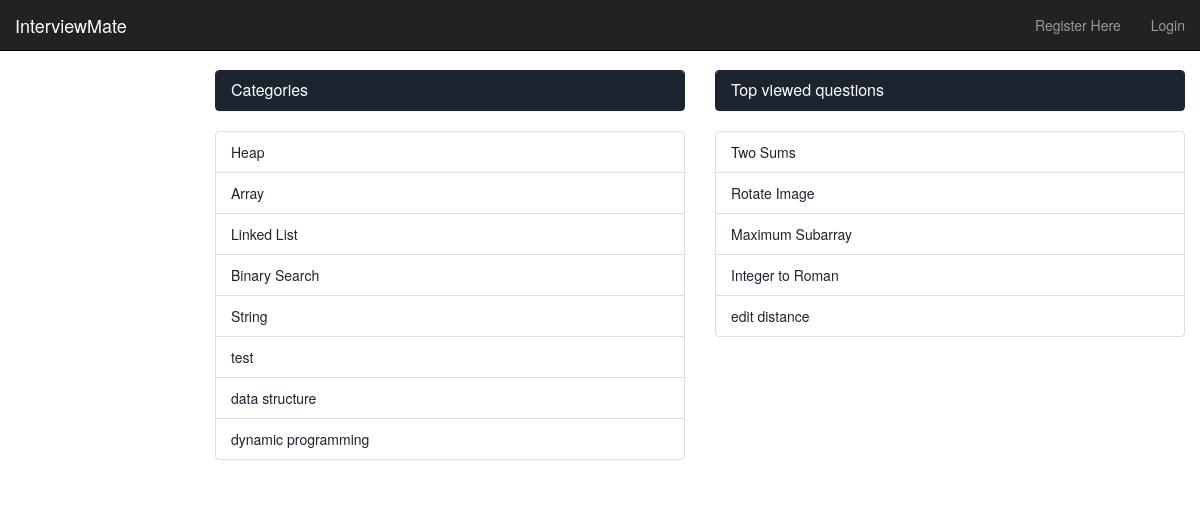
Before: /interviewmate/dashboard/ with the older database file.
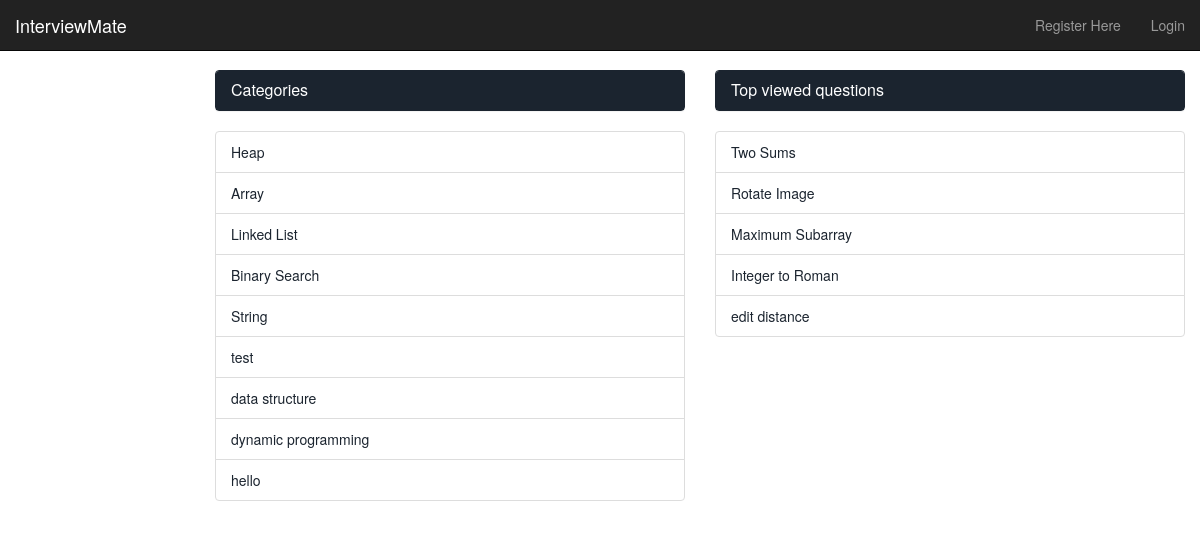
After: the same page with the newer database file.
### interviewmate/models.py (models this page shows, shortened)
class Category(models.Model):
    name = models.CharField(max_length=128, unique=True)
    views = models.IntegerField(default=0)
    likes = models.IntegerField(default=0)
    slug = models.SlugField(unique=True)

class Question(models.Model):
    category = models.ForeignKey(Category)
    title = models.CharField(max_length=128)
    views = models.IntegerField(default=0)
    content = models.TextField(max_length=1024)
    slug = models.SlugField(unique=False)

### interviewmate/views.py (the view)
def dashboard(request):
    category_list = Category.objects.order_by('-likes')
    questions_list = Question.objects.order_by('-views')[:5]
    context_dict = {'categories': category_list, 'questions': questions_list}
    return render(request, 'interviewmate/dashboard.html', context_dict)

### interviewmate/templates/interviewmate/dashboard.html (shortened to what this page needs)
{% extends 'interviewmate/base.html' %}
{% load staticfiles %}
{% block body_block %}
    <div class="page-header">
    </div>
    <div class="row placeholders">
        <div class="col-xs-12 col-sm-6 placeholder">
            <div class="panel panel-primary">
                <div class="panel-heading">
                    <h3 class="panel-title">Categories</h3>
                </div>
            </div>
            {% if categories %}
                <ul class="list-group">
                    {% for category in categories %}
                        <li class="list-group-item"><a href="/interviewmate/category/{{ category.slug }}">{{ category.name }}</a></li>
                    {% endfor %}
                </ul>
            {% else %}
                <strong>There are no categories present.</strong>
            {% endif %}
        </div>
        <div class="col-xs-12 col-sm-6 placeholder">
            <div class="panel panel-primary">
                <div class="panel-heading">
                    <h3 class="panel-title">Top viewed questions</h3>
                </div>
            </div>
            {% if questions %}
                <ul class="list-group">
                    {% for question in questions %}
                        <li class="list-group-item"><a href="/interviewmate/question/{{ question.slug }}">{{ question.title }}</a></li>
                    {% endfor %}
                </ul>
            {% endif %}
        </div>
    </div>
{% endblock %}

Changed rows visible on the page:
added Category: name "hello"
